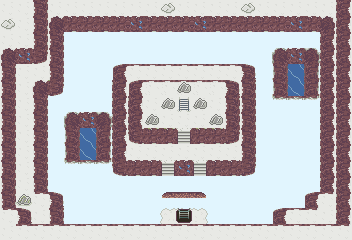

A level layout from a 2D game, rendered from its tile map. Below: a short description, then the map file with tile-grid data replaced by summaries:
An orthogonal 22x15 tile map with 16x16 px tiles, 2 tile layers (Tile Layer 1, Tile Layer 2), 6 tilesets and 2 objects (2x Door).

<map version="1.9" tiledversion="1.9.0" orientation="orthogonal" renderorder="right-down" width="22" height="15" tilewidth="16" tileheight="16" infinite="0" backgroundcolor="#e1f5fe" nextlayerid="12" nextobjectid="87">
 <properties>
  <property name="action" value="(map-name &quot;WATERY CRYPT – B1F&quot;)" />
  <property name="disable-worldmap" type="bool" value="true" />
  <property name="map-name" value="WATERY CRYPT – B1F" />
  <property name="milla" value="(dialog '((&quot;/milla&quot; &quot;We are underground.&quot;)))" />
  <property name="music" value="enemies" />
 </properties>
 <tileset firstgid="1" source="../tilesets/npc_common.tsx" />
 <tileset firstgid="53" source="../tilesets/outdoor-1.tsx" />
 <tileset firstgid="181" source="../tilesets/indoor.tsx" />
 <tileset firstgid="237" source="../tilesets/crypt-1.tsx" />
 <tileset firstgid="293" source="../tilesets/crypt-2.tsx" />
 <tileset firstgid="349" source="../tilesets/outdoor-2.tsx" />
 <layer id="1" name="Tile Layer 1" width="22" height="15">
  <data>[330 cells, 229 non-empty, 32 distinct tile ids]</data>
 </layer>
 <objectgroup id="10" name="npcs" />
 <layer id="6" name="Tile Layer 2" width="22" height="15">
  <data>[330 cells, 17 non-empty, 9 distinct tile ids]</data>
 </layer>
 <objectgroup id="9" name="items" />
 <objectgroup id="2" name="spawn points">
  <object id="80" class="Door" x="176" y="112" width="16" height="16">
   <properties>
    <property name="mainDoor" type="bool" value="true" />
    <property name="roomId" value="52" />
   </properties>
  </object>
  <object id="84" class="Door" x="192" y="208" width="16" height="16">
   <properties>
    <property name="orientation" type="int" value="2" />
    <property name="roomId" value="t2_02" />
   </properties>
  </object>
 </objectgroup>
</map>
